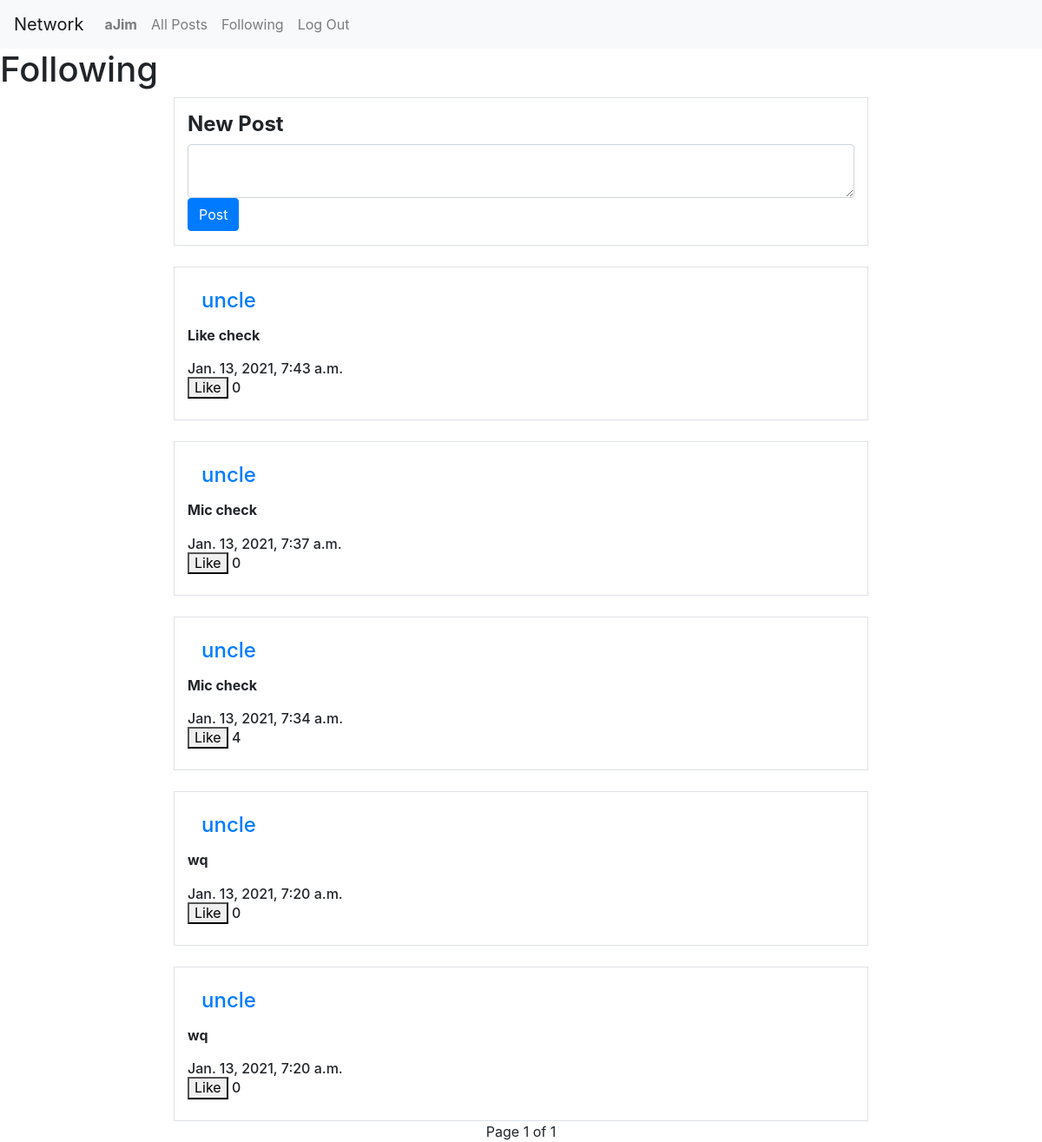
Screenshot of /following (signed in) with the database file from the repository.
### network/models.py (models this page shows, shortened)
class User(AbstractUser):
    followers = models.IntegerField(default=0)
    following_num = models.IntegerField(default=0)
    pass

class Posts(models.Model):
    user = models.ForeignKey(User, on_delete=models.CASCADE, related_name="of_user")
    likes = models.IntegerField(default=0)
    content = models.TextField(blank=True)
    timestamp = models.DateTimeField(auto_now_add=True)
    liked_by = models.ManyToManyField(User, blank=True, related_name= "Liked")

### network/views.py (the view)
# urls.py: path("following", views.following, name="following"),
def following(request):
    user = request.user
    profile_user = Followings.objects.get(user=user)
    followed_users = profile_user.following.all()
    posts_list = Posts.objects.filter(user__in=followed_users)
    posts_list = posts_list.order_by("-timestamp").all()
    paginator = Paginator(posts_list, 10)
    page_number = request.GET.get('page')
    posts_list = paginator.get_page(page_number)
    return render(request, "network/following.html", {
        "posts": posts_list,
    })

### network/templates/network/following.html (shortened to what this page needs)
{% extends "network/layout.html" %}
{% load static %}
{% block body %}
    {% if user.is_authenticated %}
        <h1> Following </h1>
        <div class="py-3 container col-md-8 border">
            <h4><b> New Post </b></h4>
            <form action="{% url 'create' %}" method="POST">
                <textarea class="form-control" name="create_content"></textarea>
                <input type="submit" class="btn btn-primary" value="Post"/>
            </form>
        </div>
        {% for post in posts %}
        <br>
        <div class="py-3 container col-md-8 border">
            <h4><a class="nav-link" href="{% url 'profile' post.user %}">{{post.user}}</a></h4>
            <h6><b> {{ post.content }}</b><br><br>
                {{ post.timestamp }}<br>
                {% if not request.user in post.liked_by.all %}
                    <button type="button" class="liked" data-is_liked="true"
                        data-id="{{post.id}}"> Like </button>
                {% else %}
                    <button type="button" class="liked" data-is_liked="false"
                        data-id="{{post.id}}"> Unlike </button>
                {% endif %}
                <span id="like_num"> {{ post.likes }} </span>
            </h6>
        </div>
        {% endfor %}
        <div class="d-flex justify-content-center">
            <div class="pagination" >
                <span class="step-links" >
                    <span class="current">
                        Page {{ posts.number }} of {{ posts.paginator.num_pages }}
                    </span>
                </span>
            </div>
        </div>
    {% endif %}
{% endblock %}

### network/templates/network/layout.html (shortened to what this page needs)
{% load static %}
<!DOCTYPE html>
<html lang="en">
    <head>
        <link rel="stylesheet" href="https://stackpath.bootstrapcdn.com/bootstrap/4.4.1/css/bootstrap.min.css">
        <link href="{% static 'network/styles.css' %}" rel="stylesheet">
    </head>
    <body>
        <nav class="navbar navbar-expand-lg navbar-light bg-light">
            {% if user.is_authenticated %}
                <a class="navbar-brand" href="{% url 'allPost' %}">Network</a>
            {% else %}
                <a class="navbar-brand" href="{% url 'login' %}">Network</a>
            {% endif %}
            <div>
              <ul class="navbar-nav mr-auto">
                {% if user.is_authenticated %}
                    <li class="nav-item">
                        <a class="nav-link" href="{% url 'profile' user.username %}"><strong>{{ user.username }}</strong></a>
                    </li>
                {% endif %}
                <li class="nav-item">
                  <a class="nav-link" href="{% url 'allPost' %}">All Posts</a>
                </li>
                {% if user.is_authenticated %}
                    <li class="nav-item">
                        <a class="nav-link" href="{% url 'following' %}">Following</a>
                    </li>
                    <li class="nav-item">
                        <a class="nav-link" href="{% url 'logout' %}">Log Out</a>
                    </li>
                {% endif %}
              </ul>
            </div>
          </nav>
        <div class="body">
            {% block body %}
            {% endblock %}
        </div>
    </body>
</html>

### rows the page displays
User: username "aJim"
Posts: user "uncle", content "Like check", timestamp "Jan. 13, 2021, 7:43 a.m.", likes "0"
Posts: user "uncle", content "Mic check", timestamp "Jan. 13, 2021, 7:37 a.m.", likes "0"
Posts: user "uncle", content "Mic check", timestamp "Jan. 13, 2021, 7:34 a.m.", likes "4"
Posts: user "uncle", content "wq", timestamp "Jan. 13, 2021, 7:20 a.m.", likes "0"
Posts: user "uncle", content "wq", timestamp "Jan. 13, 2021, 7:20 a.m.", likes "0"

### other values shown
{{ posts.number }} "1"
{{ posts.paginator.num_pages }} "1"
